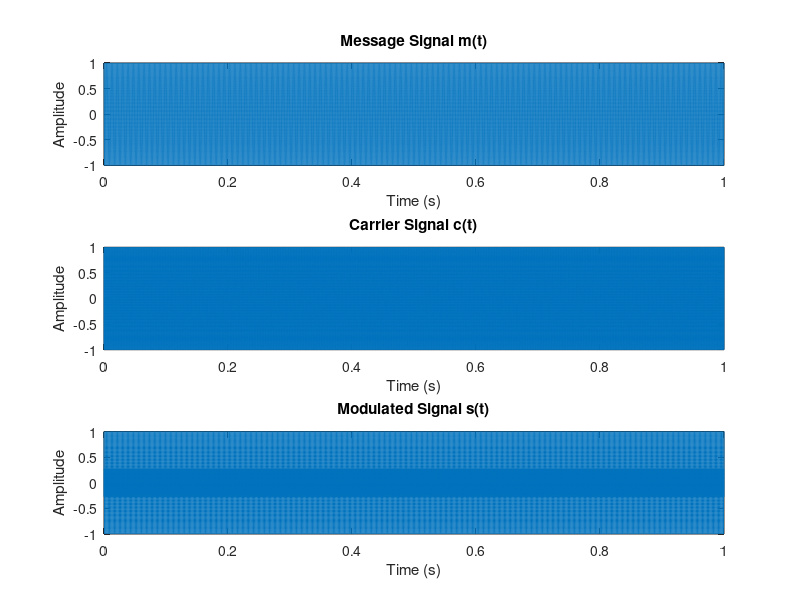
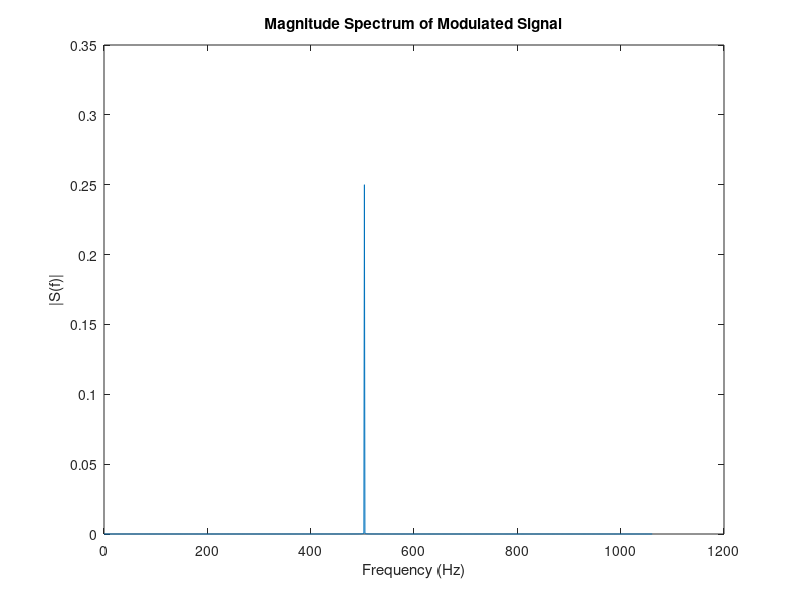

Source code (MATLAB) for these figures, in order:
% Define parameters
Am = 1;         % Amplitude of message signal
Ac = 1;         % Amplitude of carrier signal
fm = 2016/4.;   % Frequency of message signal (Hz)
fc = 2016/2.;   % Frequency of carrier signal (Hz)
fs = 2016;      % Sampling frequency (must satisfy Nyquist criterion)
T  = .01/fs;    % Sampling period
t  = 0:T:1;     % Time vector

% Define message signal m(t) and carrier signal c(t)
mt = Am*cos(2*pi*fm*t);
ct = Ac*cos(2*pi*fc*t);

% Calculate modulated signal s(t)
st = mt .* ct;

subplot(3,1,1);
plot(t, mt);
title('Message Signal m(t)');
xlabel('Time (s)');
ylabel('Amplitude');

subplot(3,1,2);
plot(t, ct);
title('Carrier Signal c(t)');
xlabel('Time (s)');
ylabel('Amplitude');

subplot(3,1,3);
plot(t, st);
title('Modulated Signal s(t)');
xlabel('Time (s)');
ylabel('Amplitude');

% Calculate and plot magnitude spectrum of modulated signal
figure;
L = length(st);
Y = fft(st);
P2 = abs(Y/L);
f = (0:L/190);
plot(f,P2(1:floor(L/190 + 1)));
title('Magnitude Spectrum of Modulated Signal');
xlabel('Frequency (Hz)');
ylabel('|S(f)|');